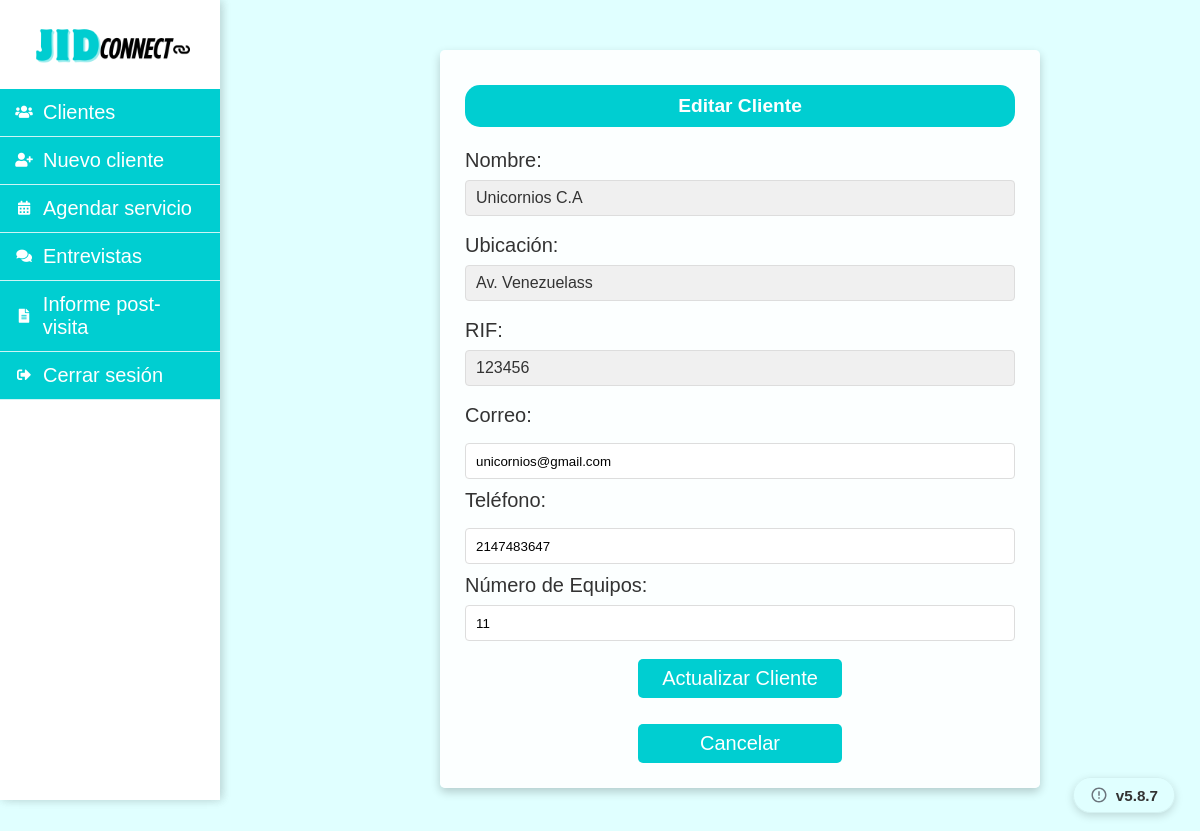
Screenshot of /editar.php?id=4 (signed in) with the database file from the repository.
### tables this page shows
CREATE TABLE `clientes` (
  `id` int(11) NOT NULL,
  `nombre` varchar(100) NOT NULL,
  `correo` varchar(100) NOT NULL,
  `rif` int(10) NOT NULL,
  `ubicacion` text NOT NULL,
  `telefono` int(11) NOT NULL,
  `n_equipos` int(11) NOT NULL DEFAULT 0,
  `fecha_registro` datetime DEFAULT current_timestamp(),
  `estado` enum('activo','inactivo') NOT NULL DEFAULT 'activo' COMMENT 'Estado del cliente: activo o inactivo'
);

### editar.php (the view, shortened to what this page needs)
<?php
$conexion = obtenerConexion();
$id = isset($_GET['id']) ? intval($_GET['id']) : 0;
$sql = "SELECT * FROM clientes WHERE id = ? LIMIT 1";
$stmt = $conexion->prepare($sql);
$stmt->bind_param("i", $id);
$stmt->execute();
$resultado = $stmt->get_result();
$cliente = $resultado->fetch_assoc();
?>
<!DOCTYPE html>
<html lang="es">
<head>
    <link rel="stylesheet" href="css/estilos.css">
</head>
<body>
      <div class="menu-container">
        <?php include('menu.php'); ?>
    </div>
    <div class="main-content">
    <div class="content">
        <div class="contenedor">
            <div class="contenedor-7">
                <div class="mensaje">
                    <h3>Editar Cliente</h3>
                </div>
                <form method="post">
                    <label>Nombre:</label>
                    <div class="campo-no-editable"><?= htmlspecialchars($cliente['nombre']) ?></div>
                    <label>Ubicación:</label>
                    <div class="campo-no-editable"><?= htmlspecialchars($cliente['ubicacion']) ?></div>
                    <label>RIF:</label>
                    <div class="campo-no-editable"><?= htmlspecialchars($cliente['rif']) ?></div>
                    <label>Correo:</label>
                    <input type="email" name="correo" value="<?= htmlspecialchars($cliente['correo']) ?>" required>
                    <label>Teléfono:</label>
                    <input type="tel" name="telefono" value="<?= htmlspecialchars($cliente['telefono']) ?>" required>
                    <label>Número de Equipos:</label>
                    <input type="number" name="n_equipos" value="<?= htmlspecialchars($cliente['n_equipos']) ?>" min="1" required>
                    <button type="submit" name="actualizar">Actualizar Cliente</button>
                    <div class="btn-cancelar">
                       <a href="tabla_clientes.php" >Cancelar</a>
                    </div>
                </form>
            </div>
        </div>
    </div>
    </div>
</body>
</html>

### css/estilos.css (style rules this page uses)
* { box-sizing: border-box; margin: 0; padding: 0; }
body { font-family: 'Arial', sans-serif; background-color: #E0FFFF; color: #333; min-height: 100vh; padding: 0; margin: 0; }
.main-content { margin-left: 280px; padding: 30px; width: calc(100% - 280px); min-height: 100vh; box-sizing: border-box; }
h3 { text-align: center; font-size: larger; background-color: #00CED1; border-radius: 15px; margin-bottom: 20px; margin-top: 10px; color: white; padding: 10px; }
.btn-cancelar { background-color: #00CED1; padding: 8px 24px; margin: 20px auto 0; width: 37%; border: none; border-radius: 5px; font-size: 20px; cursor: pointer; transition: background-color 0.3s; display: block; text-align: center; }
a { text-decoration: none; color: white; }
input[type=text], input[type=date], input[type=time], input[type=email], input[type=tel], select, textarea { width: 100%; padding: 12px; margin: 8px 0; border: 1px solid #cccccc84; border-radius: 5px; box-sizing: border-box; font-family: inherit; }
.contenedor-7 { font-family: 'Arial', sans-serif; background-color: rgba(255, 255, 255, 0.9); border-radius: 5px; box-shadow: 0 4px 10px rgba(0, 0, 0, 0.2); padding: 25px; max-width: 600px; margin: 20px auto; width: 80%; }
.contenedor-7 form { display: flex; flex-direction: column; gap: 6px; }
.contenedor-7 label { margin: 2px 0; font-weight: 500; font-size: 20px; }
.contenedor-7 input[type="text"], .contenedor-7 input[type="email"], .contenedor-7 input[type="tel"], .contenedor-7 input[type="number"] { width: 100%; padding: 8px 10px; border: 1px solid #ddd; border-radius: 4px; box-sizing: border-box; margin-bottom: 2px; height: 36px; }
button[type="submit"] { background-color: #00CED1; color: white; padding: 8px 24px; margin: 10px auto 0; width: auto; border: none; border-radius: 5px; font-size: 20px; cursor: pointer; transition: background-color 0.3s; display: block; text-align: center; }

### css/menu.css (style rules this page uses)
.menu-container { width: 220px; min-width: 220px; background-color: white; box-shadow: 2px 0 10px rgba(0,0,0,0.1); height: 100vh; position: fixed; left: 0; top: 0; z-index: 1000; overflow-y: auto; }

### editar.php (style rules this page uses)
.campo-no-editable { background-color: #f0f0f0; padding: 8px 10px; border-radius: 4px; border: 1px solid #ddd; margin-bottom: 10px; }

### rows the page displays
clientes: nombre "Unicornios C.A", ubicacion "Av. Venezuelass", rif "123456", correo "unicornios@gmail.com", telefono "2147483647", n_equipos "11"
